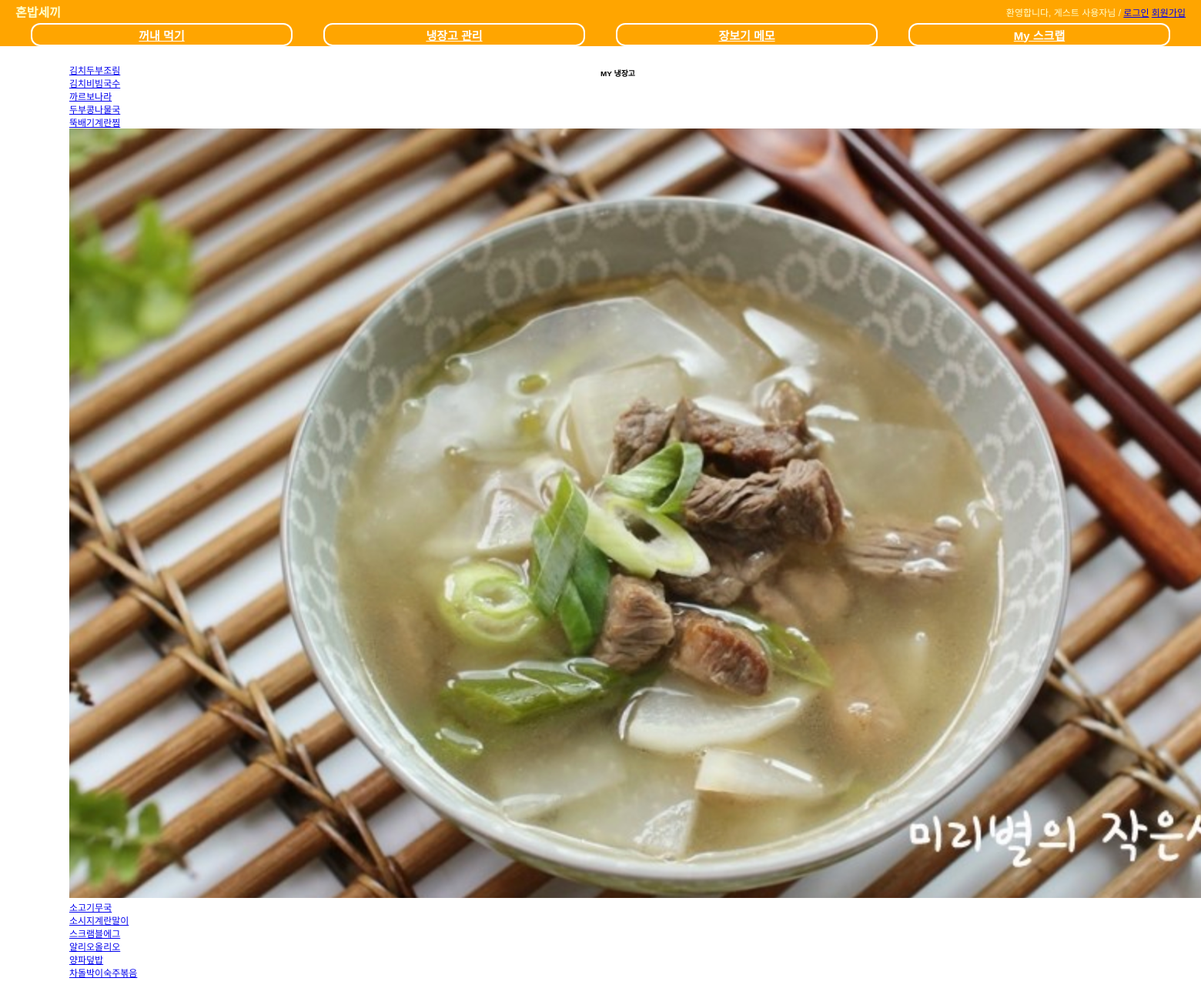
/fridge/recommedation/, run on the app's committed database.
### fridge/models.py (models this page shows, shortened)
class Menu(models.Model):
    menu_name = models.CharField(max_length=50)
    menu_image = models.ImageField(verbose_name='menu_image', upload_to='images/menu', blank=True)
    menu_thumbnail = ImageSpecField(source='menu_image', processors=[ResizeToFill(100, 50)],
                                    format='JPEG',
                                    options={'quality': 60})
    main_ingredients = JSONField(verbose_name='main_ingredients', default=dict)
    sub_ingredients = JSONField(verbose_name='sub_ingredients', default=dict)
    class Meta:
        verbose_name = 'Cooking Menu'
        ordering = ['menu_name']

### fridge/views.py (the view)
class RecommendationList(View):
    def get(self, request):
        template_name = 'fridge/recom_list.html'
        owner = request.user
        recommendation_list = Recommendation.get_recommendation(owner)
        return render(request, template_name, {'recom_list' : recommendation_list})

### fridge/fields.py (called while the page is built)
    def to_python(self, value):
        if self.blank and not value:
            return None
        if isinstance(value, six.string_types):
            try:
                return json.loads(value)
            except Exception as e:
                raise ValidationError(str(e))
        else:
            return value

        def from_db_value(self, value, expression, connection):
            return self.to_python(value)

### fridge/models.py (called while the page is built, shortened)
    @staticmethod
    def get_recommendation(owner):
        recommendation_list = []
        all_menu = Menu.objects.filter()
        for i in all_menu:
            recommendation_list.append(i)
        return recommendation_list

### fridge/templates/fridge/recom_list.html (shortened to what this page needs)
{% extends "base.html" %}
{% load staticfiles %}
{% block extrastyle %}{% static "fridge/recom_list.css" %}{% endblock %}
{% block content %}
<div id="content">
    <div id="recipe_recom">
        <ul>
            {% for recom in recom_list %}
                <div>
                    {% if recom.menu_thumbnail %}
                        <img src="{{ recom.menu_thumbnail.url }}" />
                    {% endif %}
                    <li><a href ="{% url 'fridge:menu_detail' pk=recom.pk %}">{{ recom.menu_name }}</a></li>
                </div>
            {% endfor %}
        </ul>
    </div>
    <div id="my_fridge">
        <h5>MY 냉장고</h5>
    </div>
</div>
{% endblock %}

### static/css/base.css (style rules this page uses)
body { font-family: "Lucida Grande", Verdana, Arial, sans-serif; font-size: 12px; }
div#content { position: absolute; top:70px; left:50px; right:50px; }

### fridge/static/fridge/recom_list.css (style rules this page uses)
div#recipe_recom { background: rgba(225,225,225, .8) background-color:black; float:left; width:50%; }
div#my_fridge { float:right; width:50%; }
ul { list-style-type: none; }

### data on the page
Menu: menu_name "김치두부조림"
Menu: menu_name "김치비빔국수"
Menu: menu_name "까르보나라"
Menu: menu_name "두부콩나물국"
Menu: menu_name "뚝배기계란찜"
Menu: menu_thumbnail (picture), menu_name "소고기무국"
Menu: menu_name "소시지계란말이"
Menu: menu_name "스크램블에그"
Menu: menu_name "알리오올리오"
Menu: menu_name "양파덮밥"
Menu: menu_name "차돌박이숙주볶음"
